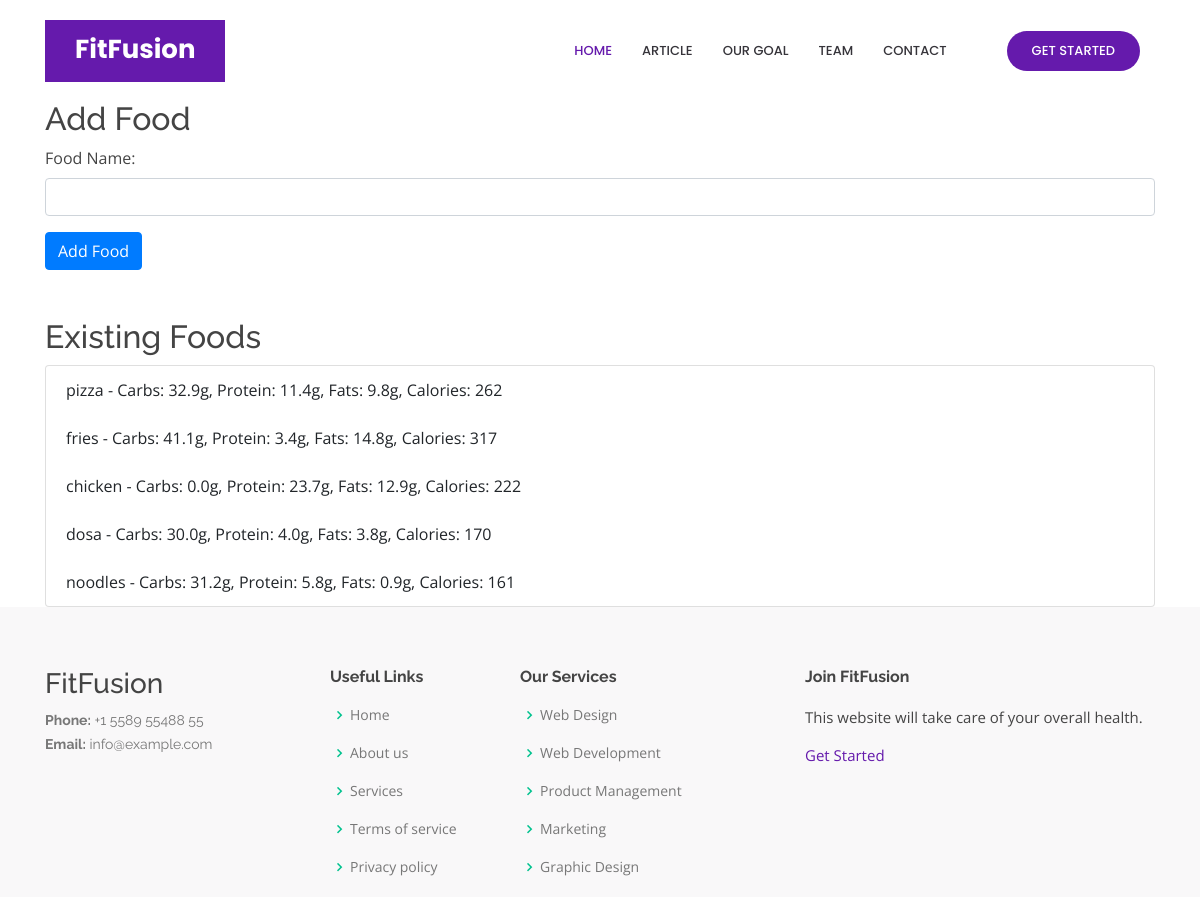
/app/add_food/, run on an earlier commit of the app's database.
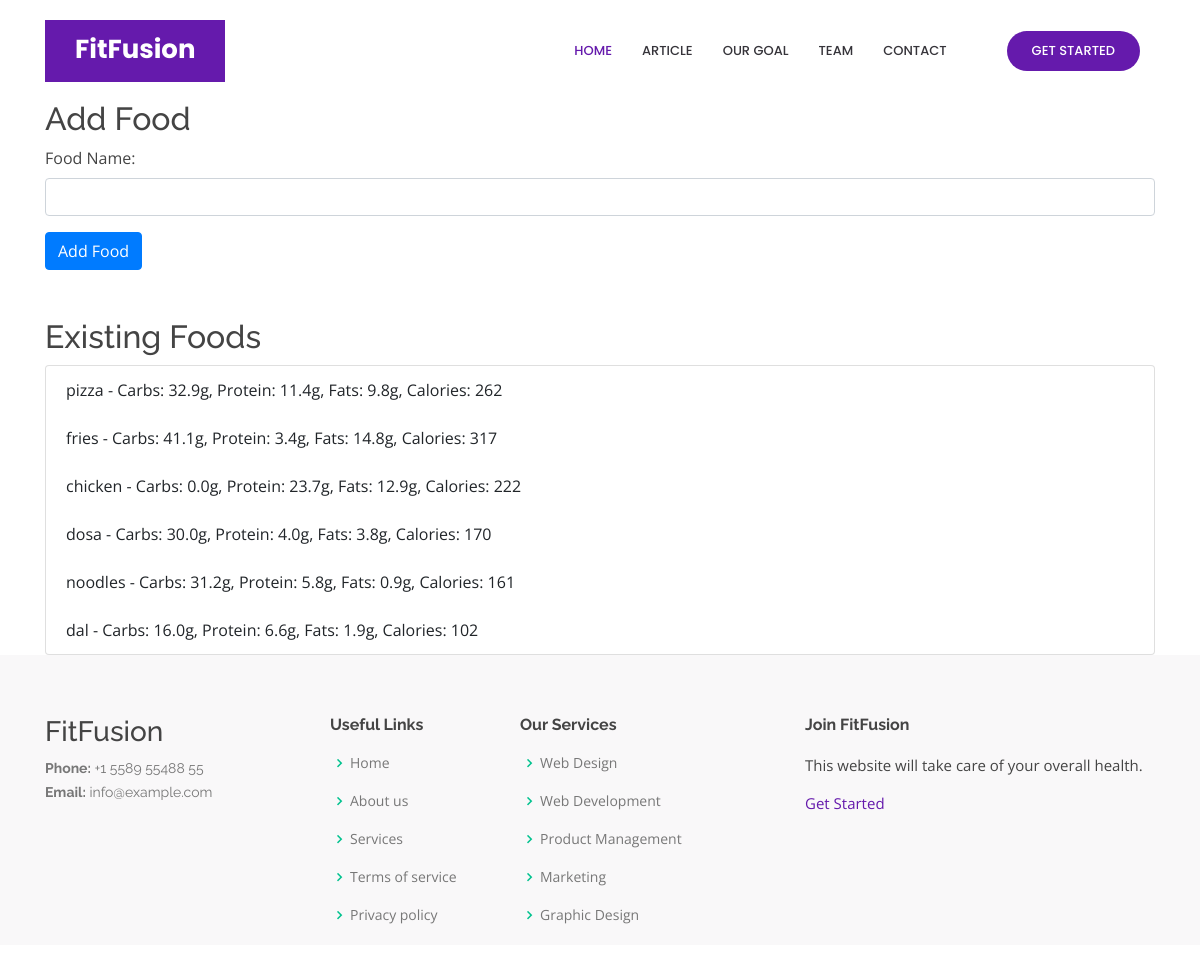
And on a later commit of the database.
### myapp/models.py (models this page shows, shortened)
class Food(models.Model):
    name = models.CharField(max_length=100)
    carbs = models.FloatField()
    protein = models.FloatField()
    fats = models.FloatField()
    calories = models.IntegerField()

### myapp/views.py (the view, shortened to what this page needs)
# urls.py: path('add_food/', views.add_food, name='add_food'),
def add_food(request):
    foods = Food.objects.all()  # Fetch all existing food entries
    return render(request, 'myapp/add_food.html', {'foods': foods})

### myapp/templates/myapp/add_food.html (shortened to what this page needs)
{% extends 'base1.html' %}
{% load static %}
{% block content %}
    <div class="container" style="margin-top: 100px;">
        <h2>Add Food</h2>
        <form method="post">
            <div class="form-group">
                <label for="food_name">Food Name:</label>
                <input type="text" class="form-control" id="food_name" name="food_name" required>
            </div>
            <button type="submit" class="btn btn-primary">Add Food</button>
        </form>
        <h2 class="mt-5">Existing Foods</h2>
        <ul class="list-group">
            {% for food in foods %}
                <li class="list-group-item">
                    {{ food.name }} -
                    Carbs: {{ food.carbs }}g,
                    Protein: {{ food.protein }}g,
                    Fats: {{ food.fats }}g,
                    Calories: {{ food.calories }}
                </li>
            {% endfor %}
        </ul>
    </div>
{% endblock %}

What changed in the data, as far as the page shows it:
added Food: name "dal", carbs "16.0", protein "6.6", fats "1.9", calories "102"
